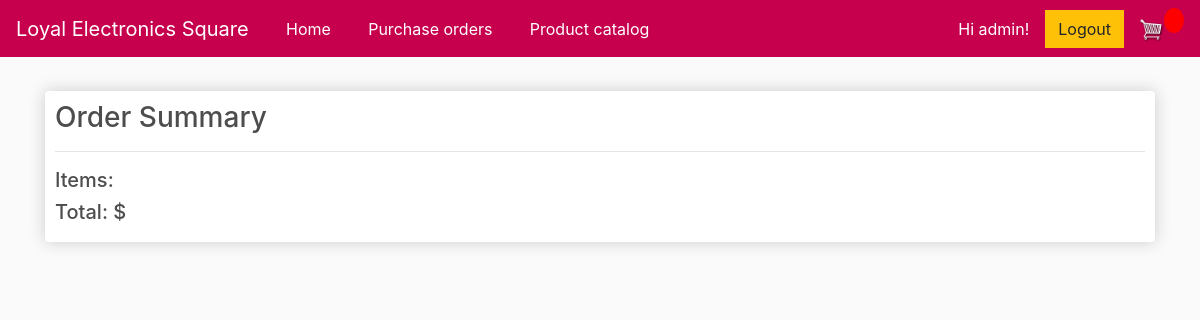
The app's page /order_list/ (signed in), older data.
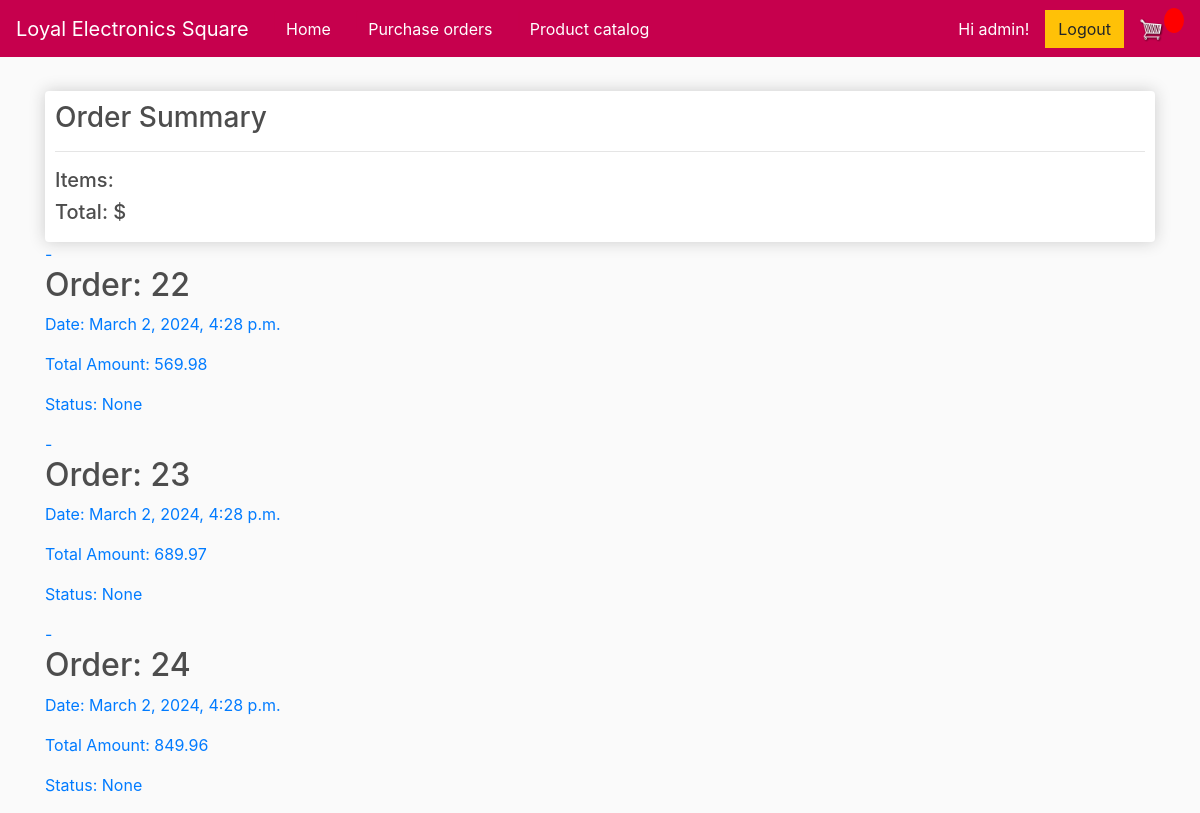
The same page, newer data.
### store/models.py (models this page shows, shortened)
class Order(models.Model):
    customer = models.ForeignKey(Customer, on_delete=models.SET_NULL, null=True, blank=True)
    date_ordered = models.DateTimeField(default=timezone.now)
    complete = models.BooleanField(default=False, null=True, blank=False)
    total_amount = models.DecimalField(max_digits=100, decimal_places=2, null=True)
    status = models.CharField(max_length=20, null=True)
    @property
    def get_cart_items(self):
        orderitems = self.orderitem_set.all()
        total = sum([item.quantity for item in orderitems])
        return total
    def total_amount(self):
        orderitems = self.orderitem_set.all()
        total = sum([item.get_total for item in orderitems])
        return total

class OrderItem(models.Model):
    product = models.ForeignKey(Product, on_delete=models.SET_NULL, null=True)
    order = models.ForeignKey(Order, on_delete=models.SET_NULL, null=True)
    quantity = models.IntegerField(default=0, null=True, blank=True)
    date_added = models.DateTimeField(auto_now_add=True)
    unit_price = models.DecimalField(max_digits=10, decimal_places=2, null=True)
    subtotal = models.DecimalField(max_digits=10, decimal_places=2, null=True)
    @property
    def get_total(self):
        total = self.product.price * self.quantity
        return total

class Product(models.Model):
    name = models.CharField(max_length=200, null=True)
    price = models.DecimalField(max_digits=10, decimal_places=2)
    digital = models.BooleanField(default=False, null=True, blank=False)
    image = models.ImageField(null=True, blank=True)
    image2 = models.ImageField(null=True, blank=True)
    image3 = models.ImageField(null=True, blank=True)
    description = models.TextField(null=True)
    is_active = models.BooleanField(default=True)

### store/views.py (the view)
# urls.py: path('order_list/', views.order_list, name="order_list"),
def order_list(request):
     if request.user.is_authenticated:
          customer = request.user.customer
          order, created = Order.objects.get_or_create(customer=customer, complete=False)
          items = order.orderitem_set.all()
          cartItems = order.get_cart_items
     else:
          items = []
          order = {'get_cart_total':0, 'get_cart_items':0, 'shipping':False}
          cartItems = order['get_cart_items']
     orders = Order.objects.filter(customer = request.user.customer,  complete=True)
     return render(request, 'store/order_list.html', {'orders': orders})

### store/templates/store/order_list.html (shortened to what this page needs)
{% extends 'store/main.html' %}
{% load static %}
{% block content %}
     <div class="row">
		<div class="col-lg-12">
			<div class="box-element">
				<h3>Order Summary</h3>
				<hr>
				<h5>Items:   {{order.get_cart_items}}</h5>
				<h5>Total:   ${{order.get_cart_total|floatformat:2}}</h5>
			</div>
		</div>
	</div>
	{% for order in orders %}
    <a href="{% url 'order_detail' order.id %}">-
        <div>
            <h2>Order: {{ order.id }}</h2>
            <p>Date: {{ order.date_ordered }}</p>
            <p>Total Amount: {{ order.total_amount }}</p>
            <p>Status: {{ order.status }}</p>
        </div>
    </a>
	{% endfor %}
{% endblock content %}

Row changes from the older to the newer data that the page shows:
added Order: id "22", date_ordered "March 2, 2024, 4:28 p.m.", total_amount "569.98", status "None"
added Order: id "23", date_ordered "March 2, 2024, 4:28 p.m.", total_amount "689.97", status "None"
added Order: id "24", date_ordered "March 2, 2024, 4:28 p.m.", total_amount "849.96", status "None"
